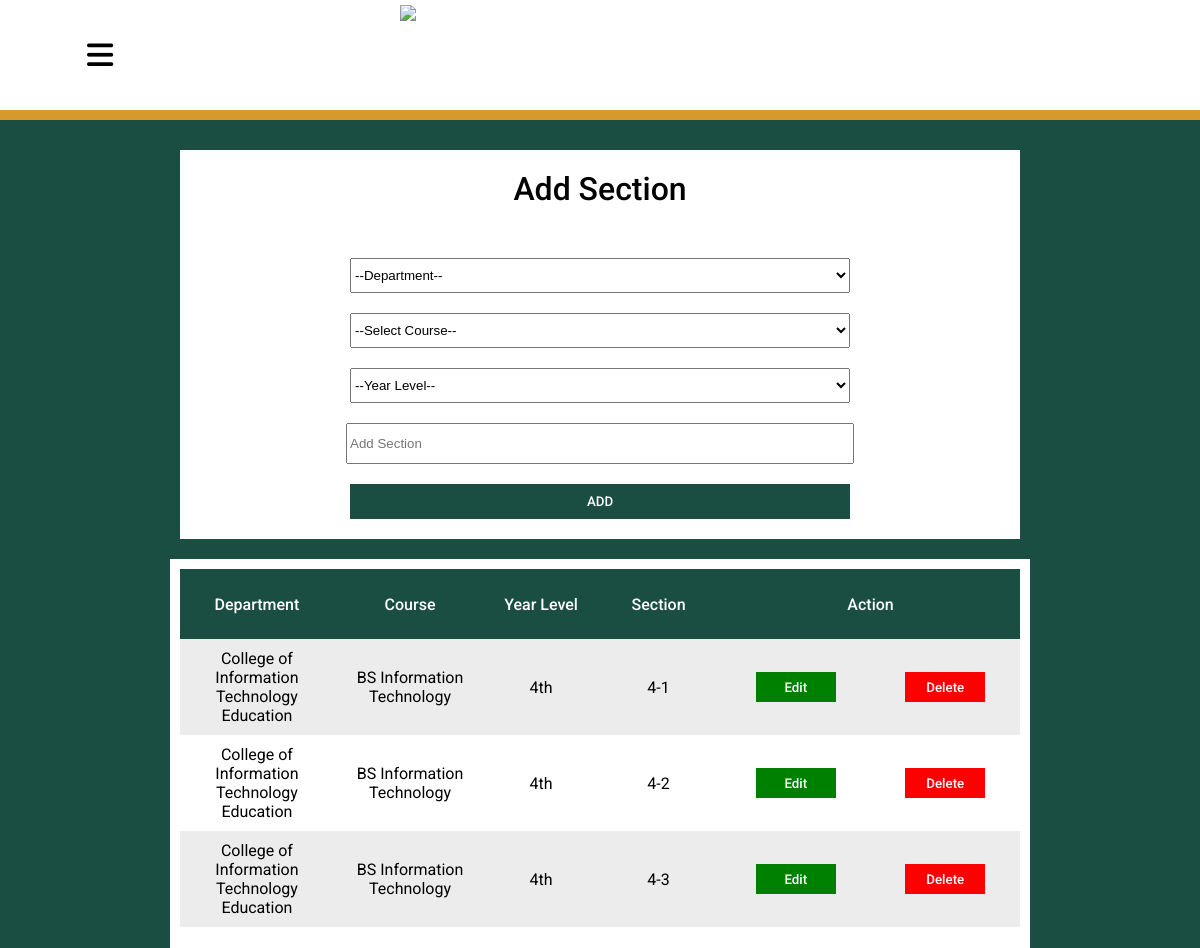
The page /admin/add-section.php (signed in) on the database its author committed.
### tables this page shows
CREATE TABLE `add_section` (
  `section_id` int(11) NOT NULL,
  `department` varchar(255) NOT NULL,
  `course` varchar(255) NOT NULL,
  `section` varchar(255) NOT NULL,
  `year_level` varchar(255) NOT NULL
);

### admin/add-section.php (the view, shortened to what this page needs)
<?php
  require_once $_SERVER['DOCUMENT_ROOT']."/attendance/database/connect.php";
  $query = "SELECT * FROM add_section";
  $sql = mysqli_query($con, $query);
?>
<!DOCTYPE html>
<html lang="en">
<head>
  <link rel="stylesheet" href="./css/add-section.css" />
</head>
<body>
  <div class="main">
    <div class="header">
      <i class="fa-solid fa-bars" id="bars"></i>
      <img src="./img/sjc-bg-color.png" alt="Saint Jude College" />
      <div class="header2"></div>
    </div>
    <div class="container">
      <form action="/attendance/admin/php/section-add.php" method="post">
        <h1>Add Section</h1>
        <select name="department" id="department" required>
          <option disabled selected value>--Department--</option>
        </select>
        <select name="course" id="course" required>
          <option disabled selected value>--Select Course--</option>
        </select>
        <select name="year-level" id="year-level" required>
          <option disabled selected value>--Year Level--</option>
        </select>
        <input type="text" name="add-section" placeholder="Add Section" required />
        <input type="submit" name="add" value="ADD" />
      </form>
    </div>
    <div class="container2">
      <table>
        <tr>
          <th>Department</th>
          <th>Course</th>
          <th>Year Level</th>
          <th>Section</th>
          <th colspan="2">Action</th>
        </tr>
        <?php while($results = mysqli_fetch_array($sql)) { ?>
        <tr>
          <td><?php echo $results['department'] ?></td>
          <td><?php echo $results['course'] ?></td>
          <td><?php echo $results['year_level'] ?></td>
          <td><?php echo $results['section'] ?></td>
          <td>
            <form action="/attendance/admin/php/section-update.php" method="post">
              <input type="submit" name="edit" value="Edit" class="edit" />
            </form>
          </td>
          <td>
            <form action="./php/section-delete.php" method="post">
              <input type="submit" name="delete" value="Delete" class="delete" />
            </form>
          </td>
        </tr>
        <?php } ?>
      </table>
    </div>
  </div>
</body>
</html>

### admin/css/add-section.css (style rules this page uses)
html, body { margin: 0; padding: 0; }
:root { --font: "Roboto", sans-serif; --main-color: #1a4e43; --secondary-color: #d79a2a; --header-color: white; }
.main { background-color: var(--main-color); height: auto; display: grid; grid-template-rows: 130px 1fr 1fr; justify-items: center; row-gap: 20px; }
.main .container { grid-row: 2/3; height: auto; width: 800px; background-color: white; padding: 20px; }
.main .container form { display: flex; flex-direction: column; row-gap: 20px; justify-content: center; align-items: center; }
.main .container form h1 { text-align: center; font-family: var(--font); font-weight: 500; margin: 0 0 30px 0; }
.main .container form input, .main .container form select { height: 35px; width: 500px; }
.main .container form input:nth-child(6) { height: 35px; width: 500px; cursor: pointer; font-family: var(--font); font-weight: 500; background-color: var(--main-color); color: white; border: none; }
.main .container2 { grid-row: 3/4; height: auto; width: 840px; background-color: white; padding: 10px; }
.main .container2 table, .main .container2 table tr, .main .container2 table tr th, .main .container2 table tr td { border-collapse: collapse; width: 840px; height: 50px; text-align: center; padding: 10px; font-family: var(--font); }
th { font-weight: 500; background-color: var(--main-color); color: white; }
tr:nth-child(even) { background-color: #ececec; }
.delete { height: 30px; width: 80px; cursor: pointer; background-color: red; color: white; border: none; font-weight: 500; font-family: var(--font); }
.edit { height: 30px; width: 80px; cursor: pointer; background-color: green; color: white; border: none; font-weight: 500; font-family: var(--font); }

### admin/css/header.css (style rules this page uses)
.main .header { grid-row: 1/2; width: 100vw; height: 120px; background-color: var(--header-color); position: fixed; color: white; z-index: 1; display: grid; grid-template-columns: 200px 1fr 200px; grid-template-rows: 1fr 10px; place-items: center; }
.main .header i { grid-column: 1/2; font-size: 30px; cursor: pointer; color: black; }
.main .header img { grid-column: 2/3; grid-row: 1/2; height: 100px; width: 400px; }
.main .header2 { grid-column: 1/4; grid-row: 2/3; width: 100vw; height: 10px; background-color: var(--secondary-color); }

### rows shown on the page
add_section: department "College of Information Technology Education", course "BS Information Technology", year_level "4th", section "4-1"
add_section: department "College of Information Technology Education", course "BS Information Technology", year_level "4th", section "4-2"
add_section: department "College of Information Technology Education", course "BS Information Technology", year_level "4th", section "4-3"
